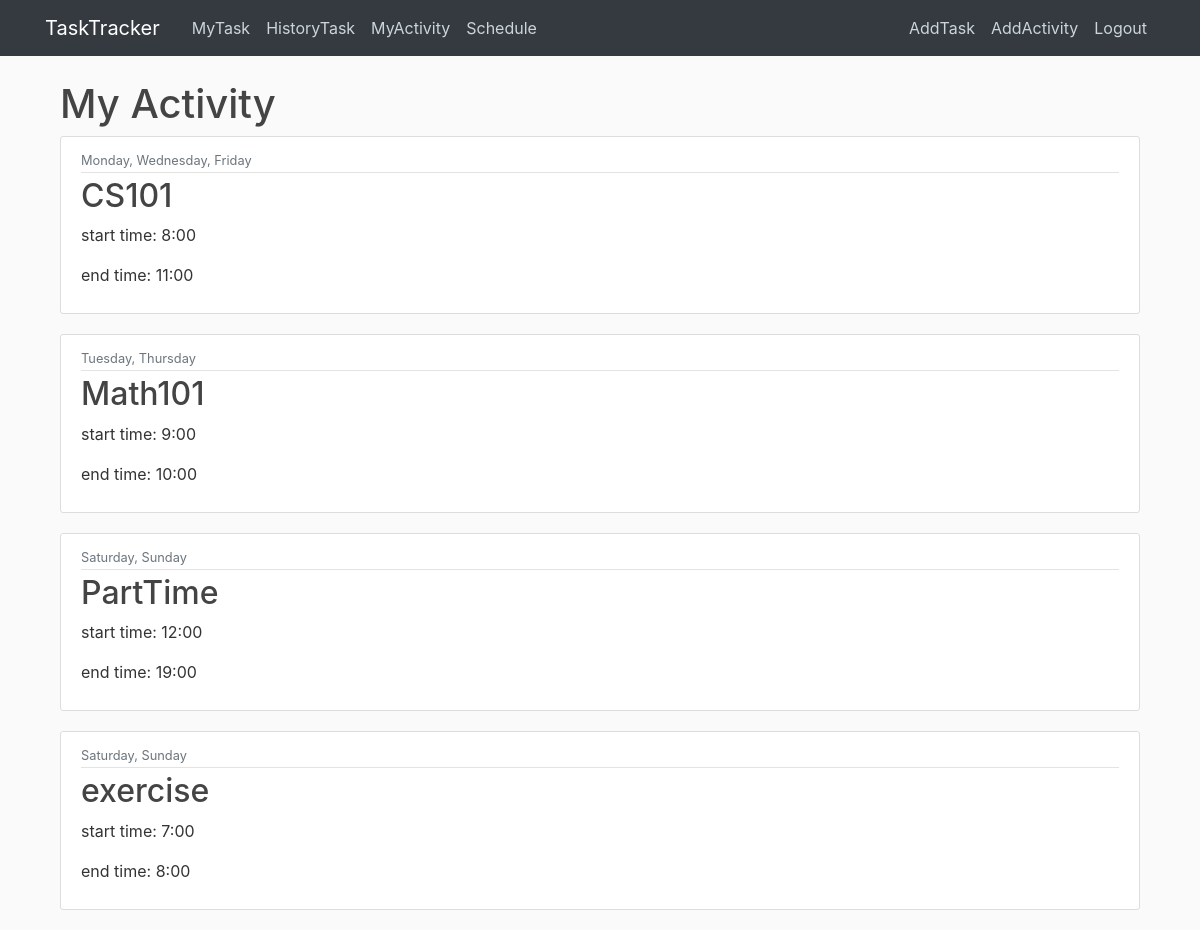
Page /activity/ (signed in) on the earlier database version.
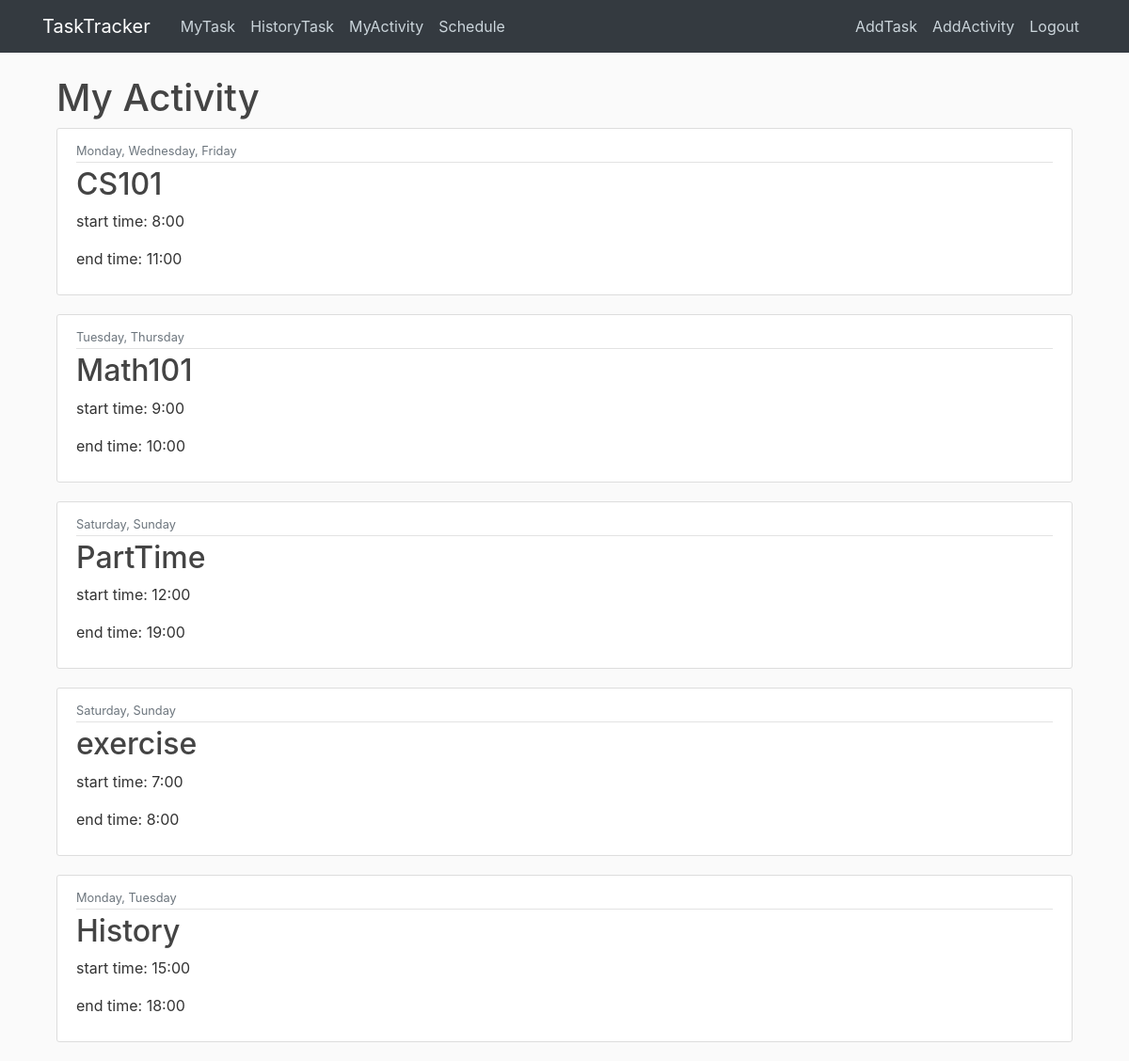
Same page on the later database version.
### main/models.py (models this page shows, shortened)
class Activity(models.Model):
    MY_CHOICES = (
        ('Mon', 'Monday'),
        ('Tue', 'Tuesday'),
        ('Wed', 'Wednesday'),
        ('Thu', 'Thursday'),
        ('Fri', 'Friday'),
        ('Sat', 'Saturday'),
        ('Sun', 'Sunday'),
    )
    activityname= models.CharField(max_length=100)
    starttime= models.PositiveIntegerField(default=7,validators=[MinValueValidator(7), MaxValueValidator(18)])
    endtime= models.PositiveIntegerField(default=8,validators=[MinValueValidator(8), MaxValueValidator(19)])
    repeat = MultiSelectField(choices=MY_CHOICES)
    activityuser =models.ForeignKey(User, on_delete=models.CASCADE)
    objects = activitymanager()

### main/views.py (the view)
# urls.py: path('activity/', ActivityListView.as_view(),name='main-activity'),
class ActivityListView(ListView):
    model = Activity
    template_name='main/activity.html'
    context_object_name = 'activitys'

### main/managers.py (called while the page is built)
    def get_queryset(self):
        return PostQuerySet(self.model, using =self._db)

### main/templates/main/activity.html
{% extends "main/base.html" %}
{% block content %}
<main role="main" class="container">
{% if user.is_authenticated %}
<h1>My Activity</h1>
{% for activity in activitys %}
{% if activity.activityuser == user%}
<article class="media content-section">
  <div class="media-body">
    <div class="article-metadata">
      <small class="text-muted">{{ activity.repeat }}</small>
    </div>
    <h2><a class="article-title" href="{% url 'activity-detail' activity.id %}">{{ activity.activityname }}</a></h2>
    <p class="article-content">start time: {{ activity.starttime }}:00</p>
    <p class="article-content">end time: {{ activity.endtime }}:00</p>
  </div>
</article>
{% endif %}
{% endfor %}
{% else %}
  <h1>Welcome</h1>
  <h2>Please Login first!!</h2>
{% endif %}
{% endblock content %}

Differences in the rows shown:
added Activity: repeat "Monday, Tuesday", activityname "History", starttime "15", endtime "18"
